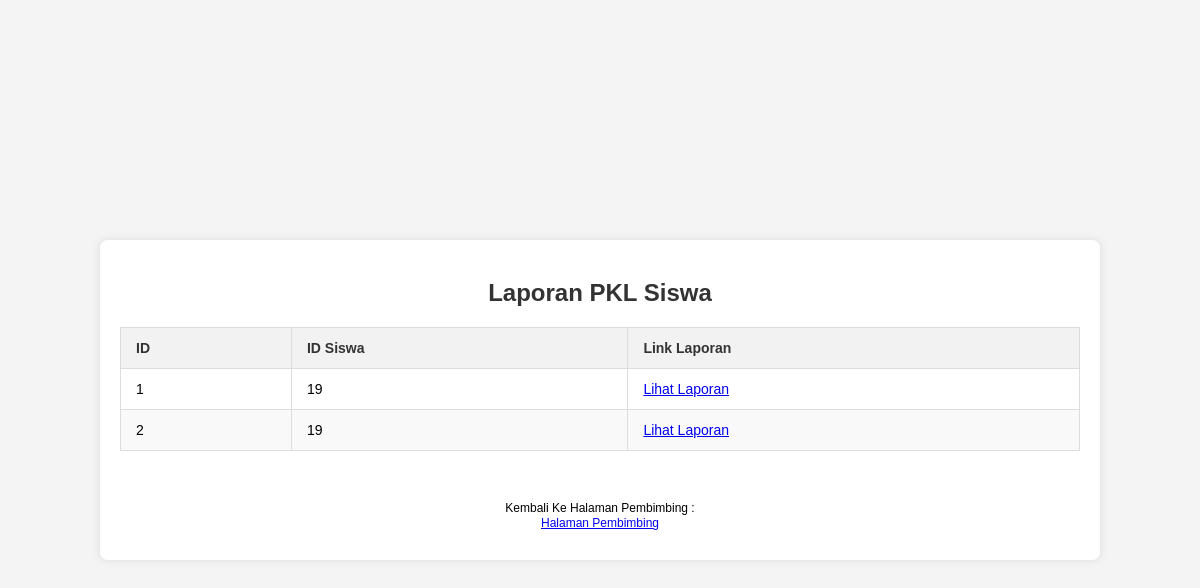
/halaman_pembimbing/halaman_laporan_pembimbing/laporan_pembimbing.php?id_siswa=19, run on the app's committed database.
### tables this page shows
CREATE TABLE `laporan` (
  `id` int(11) NOT NULL,
  `link_laporan` varchar(255) NOT NULL,
  `id_siswa` int(11) NOT NULL
);

### halaman_pembimbing/halaman_laporan_pembimbing/laporan_pembimbing.php (the view, shortened to what this page needs)
<?php
$servername = "localhost";
$username = "root";
$password = "";
$dbname = "monitoring_pkl";
$conn = mysqli_connect($servername, $username, $password, $dbname);
$id_siswa = $_GET['id_siswa'];
$sql = "SELECT * FROM laporan WHERE id_siswa = ?";
$stmt = $conn->prepare($sql);
$stmt->bind_param("i", $id_siswa);
$stmt->execute();
$result = $stmt->get_result();
?>
<!DOCTYPE html>
<html lang="en">
<head>
    <link rel="stylesheet" href="laporan_pembimbing.css">
</head>
<body>
<div class="container">
    <h2>Laporan PKL Siswa</h2>
    <table>
        <thead>
            <tr>
                <th>ID</th>
                <th>ID Siswa</th>
                <th>Link Laporan</th>
            </tr>
        </thead>
        <tbody>
            <?php if ($result->num_rows > 0): ?>
                <?php while ($row = $result->fetch_assoc()): ?>
                    <tr>
                        <td><?php echo htmlspecialchars($row['id']); ?></td>
                        <td><?php echo htmlspecialchars($row['id_siswa']); ?></td>
                        <td><a href="<?php echo htmlspecialchars($row['link_laporan']); ?>" target="_blank">Lihat Laporan</a></td>
                    </tr>
                <?php endwhile; ?>
            <?php else: ?>
                <tr>
                    <td colspan="3">Tidak ada data laporan untuk siswa ini.</td>
                </tr>
            <?php endif; ?>
        </tbody>
    </table>
    <br>
    <div class="link">
         <p class="pp">Kembali Ke Halaman Pembimbing :</p>
         <a href="../halaman_pembimbing.php">Halaman Pembimbing</a>
    </div>
</div>
</body>
</html>

### halaman_pembimbing/halaman_laporan_pembimbing/laporan_pembimbing.css (style rules this page uses)
body { font-family: Arial, sans-serif; background-color: #f4f4f4; margin: 0; padding: 0; display: flex; justify-content: center; align-items: center; height: 100vh; }
.container { width: 80%; margin: auto; padding: 20px; background-color: #fff; box-shadow: 0 0 10px rgba(0, 0, 0, 0.1); border-radius: 8px; }
h2 { text-align: center; color: #333; margin-bottom: 20px; }
table { width: 100%; border-collapse: collapse; margin-bottom: 20px; }
table th, table td { padding: 12px 15px; border: 1px solid #ddd; text-align: left; font-size: 14px; }
table th { background-color: #f2f2f2; color: #333; }
table tr:nth-child(even) { background-color: #f9f9f9; }
.link { font-size: 12px; font-family: Arial, sans-serif; text-align: center; display: block; margin: 10px auto; }
.pp { margin-bottom: 1px; }

### data on the page
laporan: id "1", id_siswa "19"
laporan: id "2", id_siswa "19"
